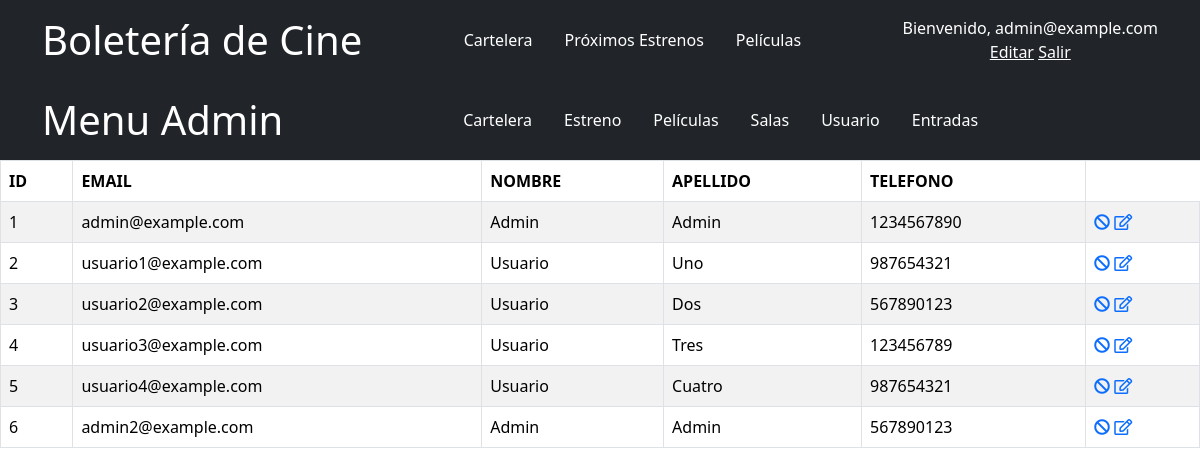
The page /Vistas/UsuarioVistas/ListaUsuarios.php (signed in) on the database its author committed.
### tables this page shows
CREATE TABLE IF NOT EXISTS usuario (
    id_usuario int NOT NULL UNIQUE,
    rol_id int,
    email varchar(50) NOT NULL UNIQUE,
    pass varchar(50) NOT NULL,
    nombre varchar(50),
    apellido varchar(50),
    telefono bigint(11),
    PRIMARY KEY(id_usuario),
    FOREIGN KEY(rol_id) REFERENCES rol(id_rol)
    
);

### Service/UsuarioService.php (called while the page is built, shortened)
<?php
class UsuarioService{
    public function obtenerTodos(){
        require 'conexion.php';
        require $_SERVER["DOCUMENT_ROOT"] . "/proyecto/Model/Usuario.php";
        $sql = "SELECT * FROM usuario";
        $resultado = mysqli_query($mysqli,$sql);
        $usuarios = array();
        while($fila=mysqli_fetch_assoc($resultado)){
            $usuario = new Usuario();
            $usuario -> setId($fila['id_usuario']);
            $usuario -> setEmail($fila['email']);
            $usuario -> setNombre($fila['nombre']);
            $usuario -> setApellido($fila['apellido']);
            $usuario -> setTelefono($fila['telefono']);
            array_push($usuarios,$usuario);
        }
        return $usuarios;
    }
}
?>

### Model/Usuario.php (called while the page is built, shortened)
<?php
class Usuario
{
    private $id_usuario;
    private $email;
    private $nombre;
    private $apellido;
    private $telefono;
    public function getId(){
        return $this->id_usuario;
    }
    public function setId($id_usuario){
        $this->id_usuario = $id_usuario;
    }
    public function getEmail(){
        return $this->email;
    }
    public function setEmail($email){
        $this->email = $email;
    }
     public function getNombre(){
        return $this->nombre;
    }
    public function setNombre($nombre){
        $this->nombre = $nombre;
    }
     public function getApellido(){
        return $this->apellido;
    }
    public function setApellido($apellido){
        $this->apellido = $apellido;
    }
     public function getTelefono(){
        return $this->telefono;
    }
    public function setTelefono($telefono){
        $this->telefono = $telefono;
    }
}
?>

### Vistas/UsuarioVistas/ListaUsuarios.php (the view, shortened to what this page needs)
<?php
    include $_SERVER["DOCUMENT_ROOT"] . "/proyecto/Service/UsuarioService.php";
    $service = new UsuarioService();
    $usuarios = $service -> obtenerTodos();
?>
<!DOCTYPE html>
<html lang="es">
<head>
    <link rel="stylesheet" href="https://use.fontawesome.com/releases/v5.8.1/css/all.css">
    <link href="https://cdn.jsdelivr.net/npm/bootstrap@5.3.3/dist/css/bootstrap.min.css" rel="stylesheet">
</head>
<header class="bg-dark text-white text-center py-3">
    <div style="background-color:rgb(33 37 41)" class="container d-flex justify-content-between align-items-center">
        <h1 class="mb-0"><a style="text-decoration: none; color: inherit;" href="http://localhost:8084/proyecto">Boletería de Cine</a></h1>
        <nav class="nav">
            <a class="nav-link text-white" href="http://localhost:8084/proyecto/Vistas/CarteleraVistas/CarteleraPublica.php">Cartelera</a>
            <a class="nav-link text-white" href="http://localhost:8084/proyecto/Vistas/EstrenoVistas/EstrenoPublico.php">Próximos Estrenos</a>
            <a class="nav-link text-white" href="http://localhost:8084/proyecto/Vistas/Entradas/Peliculas.php">Películas</a>
        </nav>
        <div class="text-right">
            <?php if(isset($_SESSION['usuario'])): ?>
                <span>Bienvenido, <?php echo htmlspecialchars($_SESSION['usuario']); ?></span><br>
                <a class="text-white" href="/proyecto/Vistas/UsuarioVistas/ModificarUsuario.php?id=<?php echo $_SESSION['id']; ?>">Editar</a>
                <a class="text-white" href="/proyecto/logout.php">Salir</a>
            <?php else: ?>
                <a class="text-white" href="/proyecto/login.php">Iniciar Sesión</a>
            <?php endif; ?>
        </div>
    </div>
</header>
<header class="bg-dark text-white text-center py-3">
    <div style="background-color:rgb(33 37 41)" class="container d-flex justify-content-between align-items-center">
        <h1 class="mb-0"><a style="text-decoration: none; color: inherit;">Menu Admin</a></h1>
        <nav class="nav">
            <a class="nav-link text-white" href="http://localhost:8084/proyecto/Vistas/CarteleraVistas/VerCartelera.php">Cartelera</a>
            <a class="nav-link text-white" href="http://localhost:8084/proyecto/Vistas/EstrenoVistas/VerEstrenos.php">Estreno</a>
            <a class="nav-link text-white" href="http://localhost:8084/proyecto/Vistas/PeliculaVistas/MostrarPeliculas.php">Películas</a>
            <a class="nav-link text-white" href="http://localhost:8084/proyecto/Vistas/SalaVistas/TodasSalas.php">Salas</a>
            <a class="nav-link text-white" href="http://localhost:8084/proyecto/Vistas/UsuarioVistas/ListaUsuarios.php">Usuario</a>
            <a class="nav-link text-white" href="http://localhost:8084/proyecto/Vistas/Entradas/VerEntradas.php">Entradas</a>
        </nav>
    </div>
</header>
<body>
  <table class="table table-striped table-bordered">
      <thead>
          <th>ID</th>
          <th>EMAIL</th>
          <th>NOMBRE</th>
          <th>APELLIDO</th>
          <th>TELEFONO</th>
      </thead>
      <tbody>
      <?php foreach ($usuarios as $usuario){?>
        <tr>
              <td><?php echo $usuario -> getId(); ?></td>
              <td><?php echo $usuario -> getEmail(); ?></td>
              <td><?php echo $usuario -> getNombre(); ?></td>
              <td><?php echo $usuario -> getApellido(); ?></td>
              <td><?php echo $usuario -> getTelefono(); ?></td>
              <td>
                      <a href="http://localhost:8084/proyecto/Vistas/UsuarioVistas/EliminarUsuario.php?id=<?php echo $usuario -> getId(); ?>"><i class="fas fa-ban"></i></a>
                      <a href="http://localhost:8084/proyecto/Vistas/UsuarioVistas/ModificarUsuario.php?id=<?php echo $usuario -> getId(); ?>"><i class="far fa-edit"></i></a>
              </td>
        </tr>
        <?php } ?>
      </tbody>
  </table>
</body>
</html>

### rows shown on the page
usuario: id_usuario "1", email "admin@example.com", nombre "Admin", apellido "Admin", telefono "1234567890"
usuario: id_usuario "2", email "usuario1@example.com", nombre "Usuario", apellido "Uno", telefono "987654321"
usuario: id_usuario "3", email "usuario2@example.com", nombre "Usuario", apellido "Dos", telefono "567890123"
usuario: id_usuario "4", email "usuario3@example.com", nombre "Usuario", apellido "Tres", telefono "123456789"
usuario: id_usuario "5", email "usuario4@example.com", nombre "Usuario", apellido "Cuatro", telefono "987654321"
usuario: id_usuario "6", email "admin2@example.com", nombre "Admin", apellido "Admin", telefono "567890123"

### other values the page prints
$_SESSION['usuario'] "admin@example.com"
